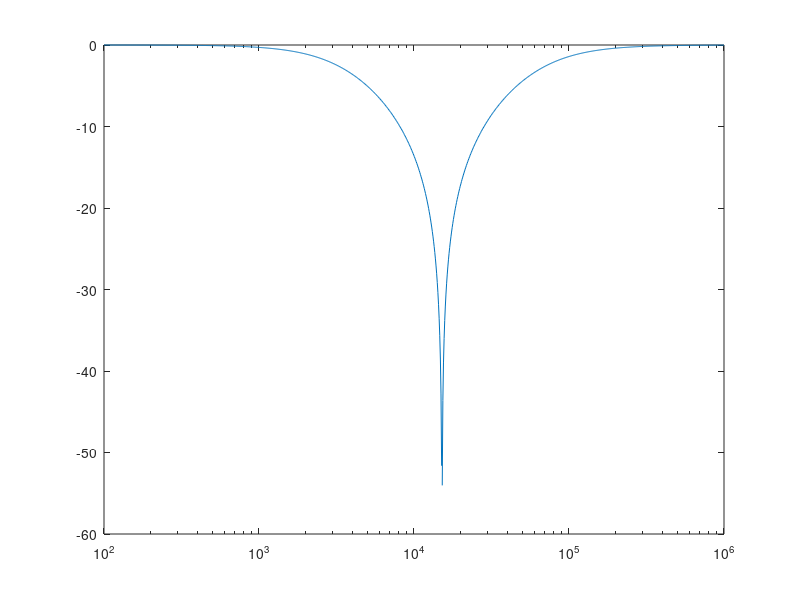

Recreate this plot in MATLAB.
clc
s=tf('s');
%syms s;
R=1500;
C=22*10^(-9);
H=(1+4*C^2*R^2*s^2)/(1+8*R*C*s+4*R^2*C^2*s^2);
%x=1/s;
%y=H*x;
%ilaplace(y);
%t=[1:10];
%m=281474977936761/281474976710656 - (281474977936761*exp(-(159578208189131063296*t)/5266080870241325)*(cosh((65536*4446809970922824661039860115721^(1/2)*t)/5266080870241325) + (2434970217729661*4446809970922824661039860115721^(1/2)*sinh((65536*4446809970922824661039860115721^(1/2)*t)/5266080870241325))/4446809970922824661039860115721))/281474976710656;
%plot(m)
%y=impulse(H)
%ilaplace(H)
%plot(y)
[mag, pha , w] = bode(H);

mag = squeeze(mag);
xlabel('freq (1/s)');
ylabel('|H(s)| (db)');
semilogx(w , 20 * log10(mag) );

w
mag

    
%bode(H)